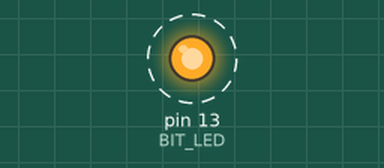
Bench run of a sketch on a simulated Arduino Mega 2560, built with avr-gcc and run on an emulated ATmega2560. On the bench: output pins drawn as LEDs (lit = HIGH). Dashed ring = blinking.

Above: at 0.5 s.
Timing chart, 0 to 4.6 s (numbered marks = the images above):
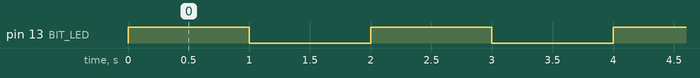

The sketch:

BlinkSFR.ino
```cpp
// Note: Arduino pin 13 = Mega 2560 PORTB7
//               pin 6 = PORTH3

#define REG_DDR_LED DDRB
#define REG_PORT_LED PORTB
#define REG_PIN_LED PINB

#define BIT_LED 7

void setup()
{
  // pinMode(13,OUTPUT);
  // DDRB |= 0b00100000; // Set pin 13 as an output (bit 5)
  // DDRB |= 0x20;
  // DDRB |= (1 << 5);
  // DDRB |= _BV(5); // built in macro for the previous line

  REG_DDR_LED |= _BV(BIT_LED);

}

void loop()
{
  // digitalWrite(13, HIGH);
  REG_PORT_LED |= _BV(BIT_LED);

  delay(1000); // Wait for 1000 millisecond(s)

  // digitalWrite(13, LOW);
  REG_PORT_LED &= ~_BV(BIT_LED);

  delay(1000); // Wait for 1000 millisecond(s)
}
```

Measured:
- by itself, pin 13 (BIT_LED): alternates HIGH for 1.0 s and LOW for 1.0 s
